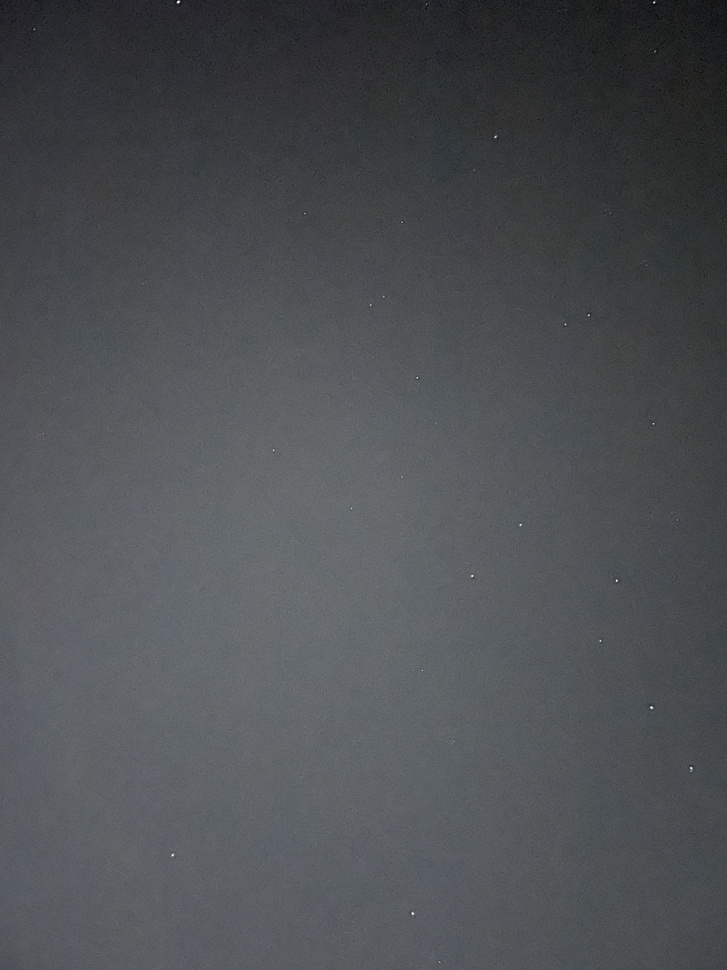
#> input picture data_test/fr1.jpg, 727 x 970 px, shrunk from 3024 x 4032 before the run; the run also reads 1 picture not shown here
$ python test.py
#> lines starting #> are read from the running program, lines starting #| are printed output that depends on the picture; after the words box and inside, x2 and y2 are one past the last pixel; in counts of white or black regions, pixels touching at a corner belong together
### main.py
import os
import numpy as np
import cv2
from scipy.optimize import linear_sum_assignment
from scipy.spatial import distance_matrix

from star import Star


def find_coordinates(img_path, output_path=None):
    """
    This function finds the coordinates of stars in an image using image processing techniques.

    Parameters:
    img_path (str): The path of the image file.
    output_path (str): The path of the output file. If None, the function does not save the results.

    Returns:
    coordinates (list): A list of Star objects representing the stars found in the image.
    """
    # Load the image and convert it to grayscale
    image = cv2.imread(img_path)
    gray = cv2.cvtColor(image, cv2.COLOR_BGR2GRAY)

    # Apply thresholding to the image
    _, thresh = cv2.threshold(gray, 180, 220, cv2.THRESH_BINARY)

    # Find the contours in the thresholded image
    contours, _ = cv2.findContours(thresh, cv2.RETR_EXTERNAL, cv2.CHAIN_APPROX_SIMPLE)

    # Initialize variables
    coordinates = []
    check = []
    count = 0

    # Loop through the contours
    for i, c in enumerate(contours):
        # Get the coordinates and size of the bounding rectangle around the contour
        x, y, w, h = cv2.boundingRect(c)

        # Calculate the radius of the circle that encloses the rectangle
        r = int((w + h) / 4)

        # Calculate the average brightness of the region inside the rectangle
        b = int(gray[y:y + h, x:x + w].mean())

        # Calculate the center coordinates of the rectangle
        x = x + w / 2
        y = y + h / 2

        # Create a Star object with the calculated parameters
        st = Star(x, y, r, b, count, image)

        # Check if the coordinates have already been added
        ans = (x, y)
        if ans in check:
            continue

        # Add the Star object to the list of coordinates
        coordinates.append(st)
        check.append(ans)
        count += 1

    # If an output path is provided, write the coordinates to a file
    if output_path is not None:
        with open(output_path, 'w') as f:
            for result in coordinates:
                f.write(f"{result.id},{result.x},{result.y},{result.r},{result.b}\n")

    # Return the list of coordinates
    return coordinates


def draw_image(img_path, coordinates):
    # Load image from file
    image = cv2.imread(img_path)

    # Draw circles on the image where there are stars
    for star in coordinates:
        cv2.circle(image, (int(star.x), int(star.y)), int(star.r) + 5, (0, 255, 255), 5)

    # Save the processed image to file
    filename = "%s_processed.jpg" % img_path
    cv2.imwrite(filename, image)
    cv2.destroyAllWindows()


def show_stars(filename_1, filename_2, matching, output_file):
    # Load images from file
    image1 = cv2.imread(filename_1)
    image2 = cv2.imread(filename_2)

    # Iterate over matching stars and draw circles and labels on both images
    for match in matching:
        star1 = match[0]
        star2 = match[1]

        # Draw circle and label on first image
        cv2.circle(image1, (int(star1.x), int(star1.y)), int(star1.r) + 5, (0, 255, 0), 5)
        cv2.putText(image1, "ID: " + star1.id, (int(star1.x) + int(star1.r) + 5, int(star1.y)),
                    cv2.FONT_HERSHEY_SIMPLEX,
                    2.5,
                    (0, 255, 0), 2)

        # Draw circle and label on second image
        cv2.circle(image2, (int(star2.x), int(star2.y)), int(star2.r) + 5, (0, 255, 0), 5)
        cv2.putText(image2, "ID: " + star2.id, (int(star2.x) + int(star2.r) + 5, int(star2.y)),
                    cv2.FONT_HERSHEY_SIMPLEX,
                    2.5,
                    (0, 255, 0), 2)

    # Resize second image to match the size of the first image, and concatenate the images side-by-side
    img2_resized = cv2.resize(image2, (image1.shape[1], image1.shape[0]))
    result = cv2.hconcat([image1, img2_resized])

    # Save the resulting image to file
    cv2.imwrite(output_file, result)
    cv2.destroyAllWindows()


# The function returns the distance between two stars.
def distance(point1, point2):
    return np.sqrt((point1.x - point2.x) ** 2 + (point1.y - point2.y) ** 2)


def find_matching_stars(img1_path, img2_path, output_path=None):
    """
      Find matching pairs of stars between two input images.

      Parameters:
          - img1_path (str): path to the first image file
          - img2_path (str): path to the second image file
          - output_path (str, optional): path to output file to write matching pairs (default=None)

      Returns:
          - matching_pairs (list of tuples): list of matching star pairs between the two images,
              where each pair is a tuple of Star objects representing the corresponding stars in each image
      """
    # Find coordinates of stars in the first image
    stars1 = find_coordinates(img1_path)
    # Draw the first image with the found stars marked
    draw_image(img1_path, stars1)
    # Find coordinates of stars in the second image
    stars2 = find_coordinates(img2_path)
    # Draw the second image with the found stars marked
    draw_image(img2_path, stars2)
    # Compute the distance matrix between the star coordinates in the two images
    distances = distance_matrix(np.array([(s.x, s.y) for s in stars1]), np.array([(s.x, s.y) for s in stars2]))
    # Use the Hungarian algorithm to find the optimal matching between the stars in the two images
    row_ind, col_ind = linear_sum_assignment(distances)
    # Create a list of matching star pairs
    matching_pairs = []
    for r, c in zip(row_ind, col_ind):
        matching_pairs.append((stars1[r], stars2[c]))
    # Write the matching pairs to an output file if an output path is provided
    if output_path is not None:
        with open(output_path, "w") as file:
            for pair in matching_pairs:
                p = (pair[0].id, pair[1].id)
                file.write(str(p) + "\n")
    # Return the list of matching star pairs
    return matching_pairs


# [16 lines left out: function main, not called in this run]


# [2 lines that do not run on import are left out]

### star.py
class Star:
    def __init__(self, x, y, r, b, id_star, pic):
        self.x = x
        self.y = y
        self.r = r
        self.b = b
        self.id = str(id_star)
        self.img = pic

### test.py
import os

from main import find_matching_stars, show_stars

file1 = "fr1.jpg"
file1 = os.path.join("data_test", file1)
file2 = "fr2.jpg"
file2 = os.path.join("data_test", file2)
file3 = "ST_db1.jpg"
file3 = os.path.join("data_test", file3)
file4 = "ST_db2.jpg"
file4 = os.path.join("data_test", file4)

filename1 = "%s_processed.jpg" % file1
filename2 = "%s_processed.jpg" % file2
filename3 = "%s_processed.jpg" % file3
filename4 = "%s_processed.jpg" % file4

output = "output_fr1_fr2.txt"
output = os.path.join("result", output)
temp_list = find_matching_stars(file1, file2, output)
#> in find_coordinates, image is the input picture: shape (970, 727, 3); mean B, G, R 83.3, 79.8, 77.1
#> in find_coordinates, `_, thresh = cv2.threshold(gray, 180, 220, cv2.THRESH_BINARY)`:
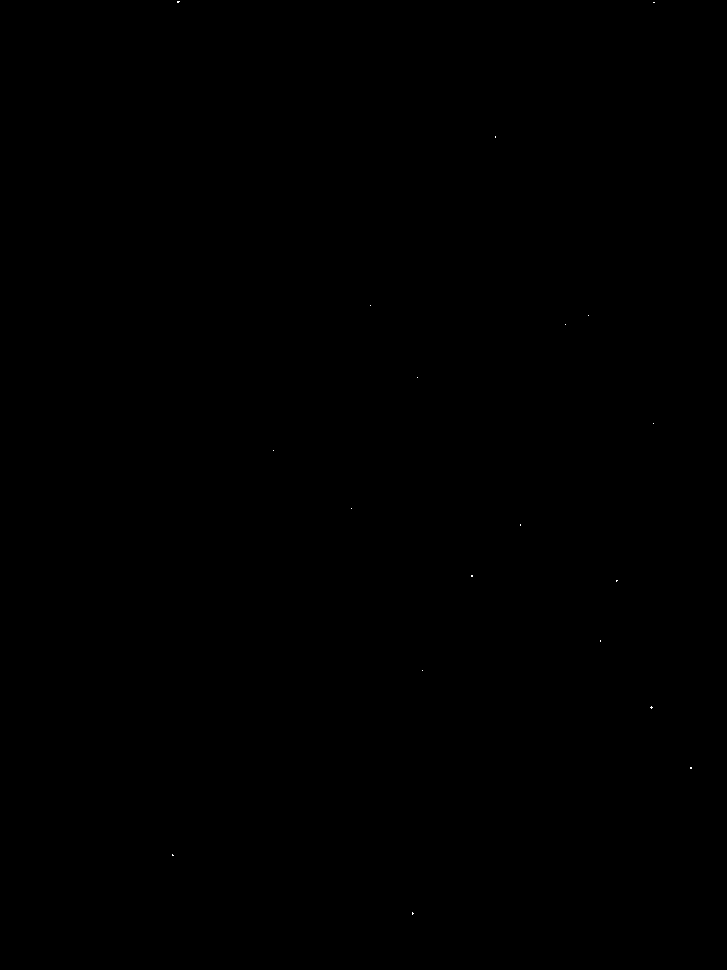
#> thresh: shape (970, 727); values 0 (black) and 220 (white), 0.01% white in thin lines or dots, all inside (x1, y1, x2, y2) = (172, 1, 692, 915)
#> in find_coordinates, `contours, _ = cv2.findContours(thresh, cv2.RETR_EXTERNAL, cv2.CHAIN_AP..`: contours = 19 contours, all with area under 20
#> the loop in find_coordinates, `for i, c in enumerate(contours):` made 19 passes
#> (c, x, y, w, h, r, b) on passes 1 to 8: ([[412, 912], [412, 914], [413, 913]], 413, 913.5, 2, 3, 1, 197), ([[172, 854], [172, 855], [173, 855]], 173, 855, 2, 2, 1, 209), ([[690, 767], [690, 768], [691, 768], [691, 767]], 691, 768, 2, 2, 1, 210), ([[651, 706], [650, 707], [651, 708], [652, 707]], 651.5, 707.5, 3, 3, 1, 175), ([[422, 670]], 422.5, 670.5, 1, 1, 0, 182), ([[600, 640], [600, 641]], 600.5, 641, 1, 2, 0, 198), ([[616, 580], [616, 581], [617, 580]], 617, 581, 2, 2, 1, 188), ([[471, 575], [471, 576], [472, 576], [472, 575]], 472, 576, 2, 2, 1, 214)
#> after the loop in find_coordinates, `for i, c in enumerate(contours):`: check = [(413, 913.5), (173, 855), (691, 768), (651.5, 707.5), (422.5, 670.5), (600.5, 641), (617, 581), (472, 576), (520.5, 525), (351.5, 508.5), (273.5, 450.5), (653.5, 423.5), (417.5, 377.5), (565.5, 324.5), (588.5, 315.5), (370.5, 305.5), (495.5, 137), (654, 2.5), (178.5, 2)]; coordinates = 19 items; count = 19
#> in find_matching_stars, `stars1 = find_coordinates(img1_path)`: stars1 = 19 items
#> the loop in draw_image, `for star in coordinates:` made 19 passes
#> after the loop in draw_image, `for star in coordinates:`: image: shape (970, 727, 3); 0.58% of pixels changed, all inside (x1, y1, x2, y2) = (164, 0, 701, 923)
#> in find_coordinates (call 2), `_, thresh = cv2.threshold(gray, 180, 220, cv2.THRESH_BINARY)`: thresh: shape (970, 727); values 0 (black) and 220 (white), 0% white in thin lines or dots, all inside (x1, y1, x2, y2) = (77, 39, 722, 853)
#> in find_coordinates (call 2), `contours, _ = cv2.findContours(thresh, cv2.RETR_EXTERNAL, cv2.CHAIN_AP..`: contours = 17 contours, all with area under 20
#> the loop in find_coordinates (call 2), `for i, c in enumerate(contours):` made 17 passes
#> (c, x, y, w, h, r, b) on passes 1 to 8: ([[312, 851], [312, 852], [313, 852], [313, 851]], 313, 852, 2, 2, 1, 211), ([[77, 788], [77, 789]], 77.5, 789, 1, 2, 0, 219), ([[682, 776], [682, 777], [683, 777]], 683, 777, 2, 2, 1, 228), ([[585, 726], [586, 727], [586, 726]], 586, 727, 2, 2, 1, 210), ([[555, 667], [554, 668], [555, 669]], 555, 668.5, 2, 3, 1, 184), ([[514, 603]], 514.5, 603.5, 1, 1, 0, 232), ([[534, 547], [535, 547]], 535, 547.5, 2, 1, 0, 233), ([[398, 532], [397, 533], [398, 533]], 398, 533, 2, 2, 1, 192)
#> in find_matching_stars, `stars2 = find_coordinates(img2_path)`: stars2 = 17 items
#> the loop in draw_image (call 2), `for star in coordinates:` made 17 passes
#> after the loop in draw_image (call 2), `for star in coordinates:`: image: shape (970, 727, 3); mean B, G, R 83.7, 82.7, 81.1
#> in find_matching_stars, `row_ind, col_ind = linear_sum_assignment(distances)`: row_ind = 17 values from 0 to 17; col_ind = 17 values, max 16 at index 16, min 0 at index 0, mean 8
#> the loop in find_matching_stars, `for r, c in zip(row_ind, col_ind):` made 17 passes
#> (r, c) on passes 1 to 12: (0, 0), (1, 1), (2, 2), (3, 3), (4, 7), (5, 4), (6, 6), (7, 5), (8, 8), (9, 9), (10, 11), (11, 10)
#> after the loop in find_matching_stars, `for r, c in zip(row_ind, col_ind):`: matching_pairs = 17 items
#> the loop in find_matching_stars, `for pair in matching_pairs:` made 17 passes
#> temp_list = 17 items
output_img = "output_fr1_fr2.jpg"
output_img = os.path.join("result", output_img)
show_stars(filename1, filename2, temp_list, output_img)
#> the loop in show_stars, `for match in matching:` made 17 passes
#> after the loop in show_stars, `for match in matching:`: image1: shape (970, 727, 3); mean B, G, R 80.9, 84.7, 75.1
#> after the loop in show_stars, `for match in matching:`: image2: shape (970, 727, 3); mean B, G, R 81.7, 86.7, 77.9
tmp = [(m[0].id, m[1].id) for m in temp_list]
#> tmp = [('0', '0'), ('1', '1'), ('2', '2'), ('3', '3'), ('4', '7'), ('5', '4'), ('6', '6'), ('7', '5'), ('8', '8'), ('9', '9'), ('10', '11'), ('11', '10'), ('12', '12'), ('13', '13'), ('15', '14'), ('16', '15'), ('17', '16')]
print(file1, "vs.", file2, "= ", tmp)
#> (printed output is left out)

output = "output_fr1_ST_db1.txt"
output = os.path.join("result", output)
temp_list = find_matching_stars(file1, file3, output)
#> in find_coordinates (call 3), `contours, _ = cv2.findContours(thresh, cv2.RETR_EXTERNAL, cv2.CHAIN_AP..`: contours = 19 contours, all with area under 20
#> call 4 of find_coordinates, with img_path = 'data_test/ST_db1.jpg'
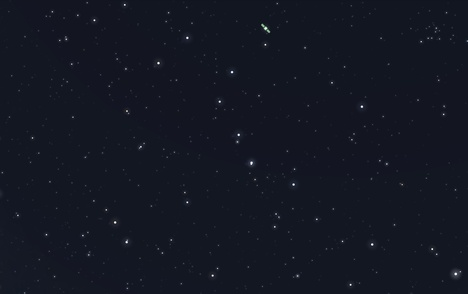
#> input picture data_test/ST_db1.jpg, 468 x 294 px, shrunk from 1944 x 1222 before the run
#> in find_coordinates, image is the input picture: shape (294, 468, 3); mean B, G, R 34.4, 23, 19.6
#> in find_coordinates (call 4), `_, thresh = cv2.threshold(gray, 180, 220, cv2.THRESH_BINARY)`: thresh: shape (294, 468); values 0 (black) and 220 (white), 0.04% white in thin lines or dots, all inside (x1, y1, x2, y2) = (46, 4, 457, 285)
#> the loop in find_coordinates (call 4), `for i, c in enumerate(contours):` made 30 passes
#> c on passes 1 to 12: [[350, 284]], [[212, 275]], [[455, 273], [455, 274], [456, 274], [456, 273]], [[432, 248], [432, 249]], [[371, 244], [372, 244]], [[342, 241]], [[126, 241], [126, 242], [127, 242]], [[46, 234]], [[274, 226]], [[114, 222], [115, 222]], [[316, 219]], [[187, 202]]
#> call 4 of draw_image, with img_path = 'data_test/ST_db1.jpg'
#> the loop in draw_image (call 4), `for star in coordinates:` made 30 passes
#> after the loop in draw_image (call 4), `for star in coordinates:`:
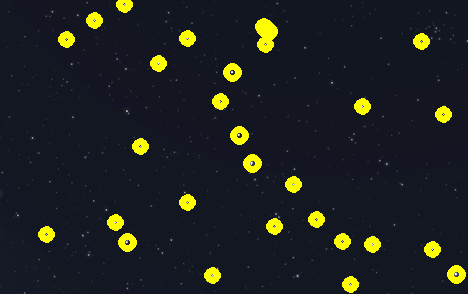
#> image: shape (294, 468, 3); 4.41% of pixels changed, all inside (x1, y1, x2, y2) = (38, 0, 466, 293)
#> the loop in find_matching_stars (call 2), `for r, c in zip(row_ind, col_ind):` made 19 passes
#> c on passes 1 to 12: 9, 7, 10, 5, 1, 13, 4, 8, 15, 11, 6, 2
#> the loop in find_matching_stars (call 2), `for pair in matching_pairs:` made 19 passes
output_img = "output_fr1_ST_db1.jpg"
output_img = os.path.join("result", output_img)
show_stars(filename1, filename3, temp_list, output_img)
#> the loop in show_stars (call 2), `for match in matching:` made 19 passes
#> after the loop in show_stars (call 2), `for match in matching:`: image1: shape (970, 727, 3); mean B, G, R 80.9, 84.9, 74.9
#> after the loop in show_stars (call 2), `for match in matching:`: image2: shape (294, 468, 3); mean B, G, R 29.1, 56.2, 20.4
tmp = [(m[0].id, m[1].id) for m in temp_list]
print(file1, "vs.", file3, "= ", tmp)
#> (printed output is left out)

output = "output_fr1_ST_db2.txt"
output = os.path.join("result", output)
temp_list = find_matching_stars(file1, file4, output)
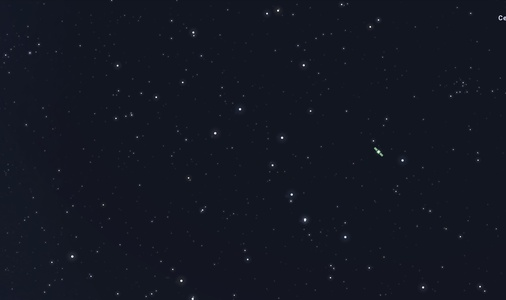
#> input picture data_test/ST_db2.jpg, 506 x 300 px, shrunk from 2102 x 1246 before the run
#> in find_coordinates, image is the input picture: shape (300, 506, 3); mean B, G, R 34.2, 22.8, 19.1
#> in find_coordinates (call 6), `_, thresh = cv2.threshold(gray, 180, 220, cv2.THRESH_BINARY)`:
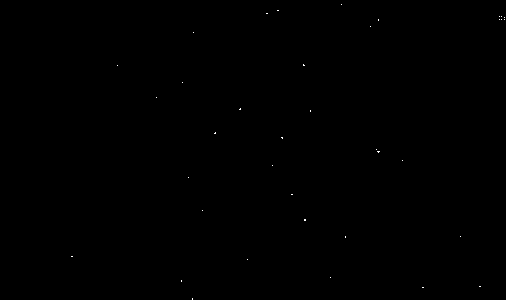
#> thresh: shape (300, 506); values 0 (black) and 220 (white), 0.04% white in thin lines or dots, all inside (x1, y1, x2, y2) = (71, 4, 505, 300)
#> the loop in find_coordinates (call 6), `for i, c in enumerate(contours):` made 37 passes
#> c on passes 1 to 12: [[192, 298], [192, 299]], [[422, 287], [423, 287]], [[479, 286], [480, 286]], [[181, 280], [181, 281]], [[330, 277]], [[247, 259]], [[71, 256], [72, 256]], [[460, 236]], [[345, 236], [345, 237]], [[304, 219], [304, 220], [305, 220], [305, 219]], [[202, 210]], [[291, 194], [292, 194]]
#> the loop in draw_image (call 6), `for star in coordinates:` made 37 passes
#> after the loop in draw_image (call 6), `for star in coordinates:`:
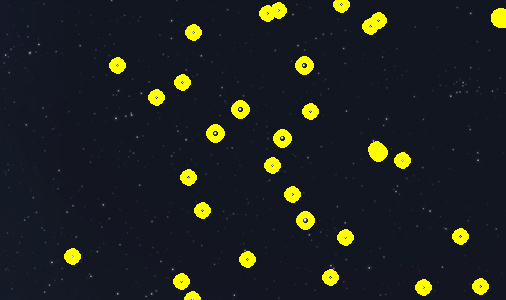
#> image: shape (300, 506, 3); 4.29% of pixels changed, all inside (x1, y1, x2, y2) = (64, 0, 506, 300)
output_img = "output_fr1_ST_db2.jpg"
output_img = os.path.join("result", output_img)
show_stars(filename1, filename4, temp_list, output_img)
#> after the loop in show_stars (call 3), `for match in matching:`: image2: shape (300, 506, 3); mean B, G, R 29.4, 53.7, 21.2
tmp = [(m[0].id, m[1].id) for m in temp_list]
print(file1, "vs.", file4, "= ", tmp)
#> (printed output is left out)

output = "output_fr2_fr1.txt"
output = os.path.join("result", output)
temp_list = find_matching_stars(file2, file1, output)
output_img = "output_fr2_fr1.jpg"
output_img = os.path.join("result", output_img)
show_stars(filename2, filename1, temp_list, output_img)
tmp = [(m[0].id, m[1].id) for m in temp_list]
print(file2, "vs.", file1, "= ", tmp)
#> (printed output is left out)

output = "output_fr2_ST_db1.txt"
output = os.path.join("result", output)
temp_list = find_matching_stars(file2, file3, output)
output_img = "output_fr2_ST_db1.jpg"
output_img = os.path.join("result", output_img)
show_stars(filename2, filename3, temp_list, output_img)
#> after the loop in show_stars (call 5), `for match in matching:`: image2: shape (294, 468, 3); mean B, G, R 29.7, 52.6, 21.5
tmp = [(m[0].id, m[1].id) for m in temp_list]
print(file2, "vs.", file3, "= ", tmp)
#> (printed output is left out)

output = "output_fr2_ST_db2.txt"
output = os.path.join("result", output)
temp_list = find_matching_stars(file2, file4, output)
output_img = "output_fr2_ST_db2.jpg"
output_img = os.path.join("result", output_img)
show_stars(filename2, filename4, temp_list, output_img)
#> after the loop in show_stars (call 6), `for match in matching:`: image2: shape (300, 506, 3); mean B, G, R 29.9, 50.9, 22.3
tmp = [(m[0].id, m[1].id) for m in temp_list]
print(file2, "vs.", file4, "= ", tmp)
#> (printed output is left out)

output = "output_ST_db1_fr1.txt"
output = os.path.join("result", output)
temp_list = find_matching_stars(file3, file1, output)
output_img = "output_ST_db1_fr1.jpg"
output_img = os.path.join("result", output_img)
show_stars(filename3, filename1, temp_list, output_img)
tmp = [(m[0].id, m[1].id) for m in temp_list]
print(file3, "vs.", file1, "= ", tmp)
#> (printed output is left out)

output = "output_ST_db1_fr2.txt"
output = os.path.join("result", output)
temp_list = find_matching_stars(file3, file2, output)
output_img = "output_ST_db1_fr2.jpg"
output_img = os.path.join("result", output_img)
show_stars(filename3, filename2, temp_list, output_img)
tmp = [(m[0].id, m[1].id) for m in temp_list]
print(file3, "vs.", file2, "= ", tmp)
#> (printed output is left out)

output = "output_ST_db1_ST_db2.txt"
output = os.path.join("result", output)
temp_list = find_matching_stars(file3, file4, output)
output_img = "output_ST_db1_ST_db2.jpg"
output_img = os.path.join("result", output_img)
show_stars(filename3, filename4, temp_list, output_img)
tmp = [(m[0].id, m[1].id) for m in temp_list]
print(file3, "vs.", file4, "= ", tmp)
#> (printed output is left out)

output = "output_ST_db2_fr1.txt"
output = os.path.join("result", output)
temp_list = find_matching_stars(file4, file1, output)
output_img = "output_ST_db2_fr1.jpg"
output_img = os.path.join("result", output_img)
show_stars(filename4, filename1, temp_list, output_img)
#> the loop in show_stars (call 10), `for match in matching:` made 19 passes
#> in show_stars (call 10), `result = cv2.hconcat([image1, img2_resized])`:
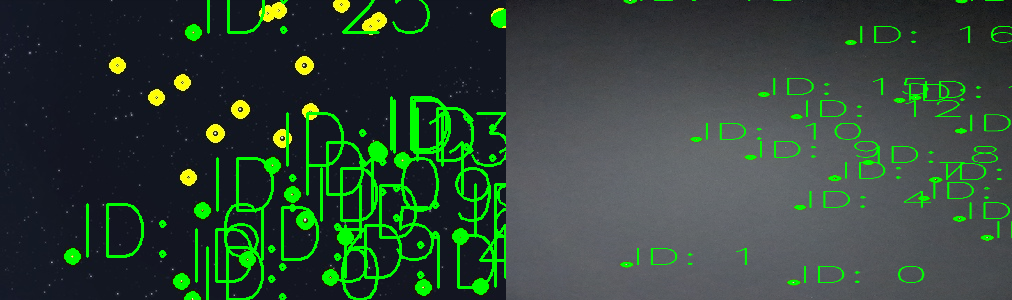
#> result: shape (300, 1012, 3); mean B, G, R 55.1, 69.2, 48
tmp = [(m[0].id, m[1].id) for m in temp_list]
print(file4, "vs.", file1, "= ", tmp)
#> (printed output is left out)

output = "output_ST_db2_fr2.txt"
output = os.path.join("result", output)
temp_list = find_matching_stars(file4, file2, output)
output_img = "output_ST_db2_fr2.jpg"
output_img = os.path.join("result", output_img)
show_stars(filename4, filename2, temp_list, output_img)
tmp = [(m[0].id, m[1].id) for m in temp_list]
print(file4, "vs.", file2, "= ", tmp)
#> (printed output is left out)

output = "output_ST_db2_ST_db1.txt"
output = os.path.join("result", output)
temp_list = find_matching_stars(file4, file3, output)
output_img = "output_ST_db2_ST_db1.jpg"
output_img = os.path.join("result", output_img)
show_stars(filename4, filename3, temp_list, output_img)
tmp = [(m[0].id, m[1].id) for m in temp_list]
print(file4, "vs.", file3, "= ", tmp)
#> (printed output is left out)
